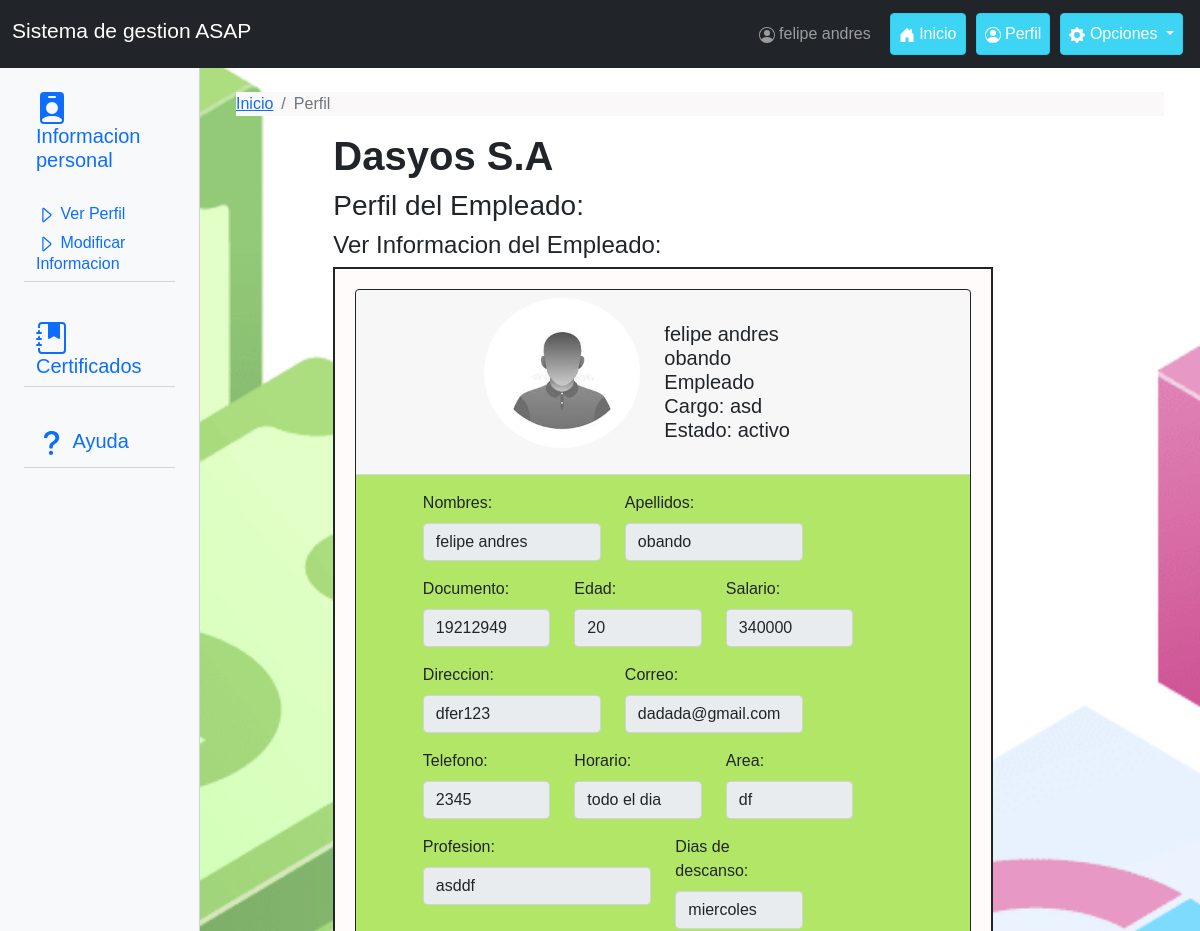
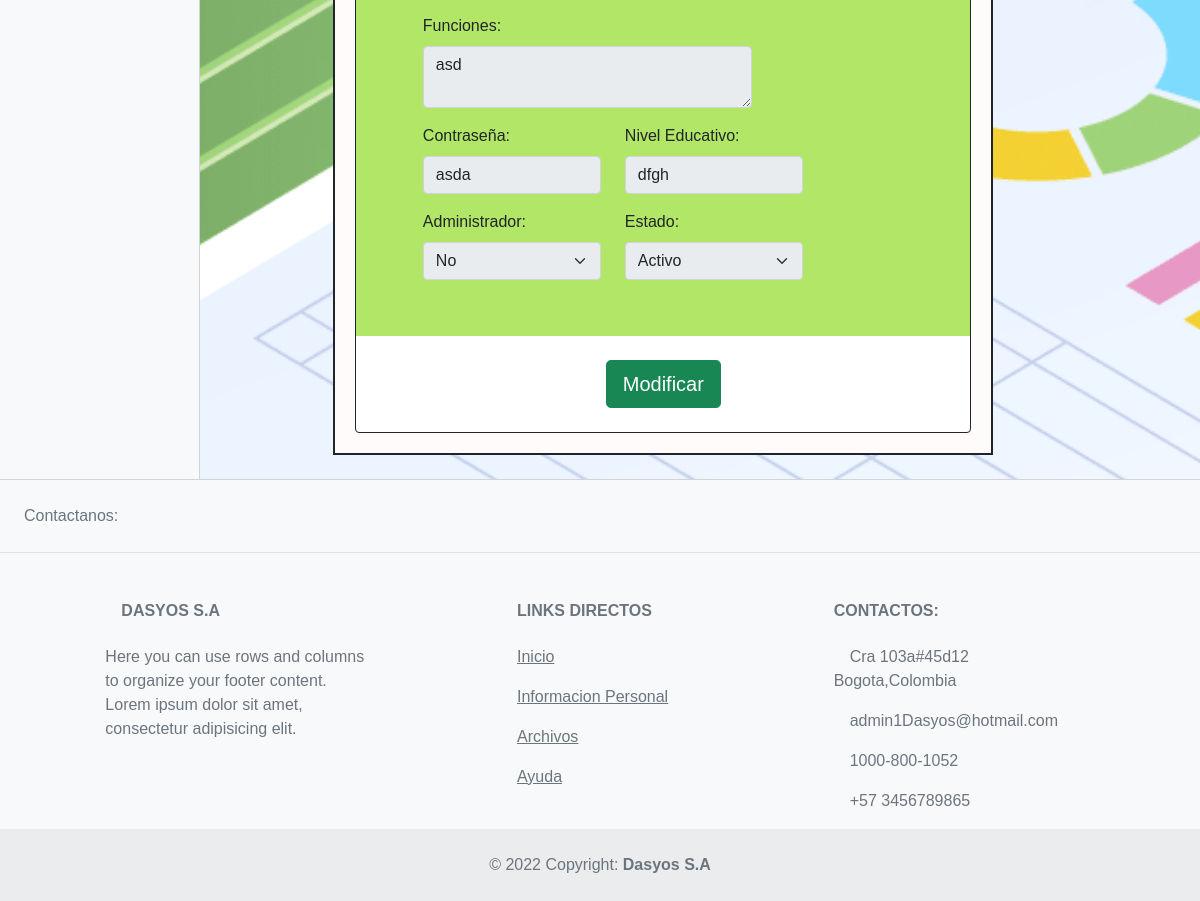
Screenshot of /usuario/Vista/perfil.php (signed in) with the database file from the repository (2 pictures, top to bottom).
### tables this page shows
CREATE TABLE `empleado` (
  `id_empleado` int(11) NOT NULL AUTO_INCREMENT,
  `Nombre_emp` varchar(30) NOT NULL,
  `Apellido_emp` varchar(30) NOT NULL,
  `Documento_emp` varchar(15) NOT NULL,
  `Edad_emp` int(11) NOT NULL,
  `Salario_emp` int(11) NOT NULL,
  `Direccion_emp` varchar(30) NOT NULL,
  `Correo_emp` varchar(30) NOT NULL,
  `Telefono_emp` varchar(15) NOT NULL,
  `Horario_emp` varchar(20) NOT NULL,
  `Estado_emp` enum('activo','inactivo') NOT NULL,
  `Cargo_emp` varchar(40) NOT NULL,
  `Area_emp` varchar(20) NOT NULL,
  `Funciones_emp` text NOT NULL,
  `Profesion_emp` text NOT NULL,
  `Diasdes_emp` varchar(30) NOT NULL,
  `Contraseña_usuario` varchar(20) NOT NULL,
  `NivelEducativo_emp` varchar(50) NOT NULL,
  `FechaAfiliacion_emp` date NOT NULL,
  `Admin` enum('si','no') NOT NULL,
  PRIMARY KEY (`id_empleado`),
  UNIQUE KEY `Documento_emp` (`Documento_emp`)
);

### usuario/Vista/perfil.php (the view, shortened to what this page needs)
<?php
$objCon = Conexion();
$sql = "select * from empleado where Documento_emp='$_SESSION[user]'";
$res = $objCon->query($sql);
$emp = $res->fetch_object();
?>
<!DOCTYPE html>
<html lang="es">
<head>
	<link href="../../css/Estilos.css" rel="stylesheet" type="text/css">
	<link href="https://cdn.jsdelivr.net/npm/bootstrap@5.1.3/dist/css/bootstrap.min.css" rel="stylesheet">
</head>
<body>
	<header>
		<nav class="navbar navbar-expand-lg navbar-dark static-top bg-dark">
			<div class="container-fluid">
				<div class="navbar-header">
					<a id="Barra" href="index.php" class="navbar-brand me-auto">
						<h4><small>Sistema de gestion ASAP</small></h4>
					</a>
				</div>
				<div class="collapse navbar-collapse justify-content-end" id="navbr">
					<ul class="nav navbar-nav">
						<li class="nav-item">
							<a href="#" class="btn btn-default boton nav-link">
								<span>
								</span>
								<?php echo $emp->Nombre_emp ?>
							</a>
						</li>
						<li class="nav-item">
							<a href="index.php" class="btn btn-info boton nav-link active">
								<span>
								</span>
								Inicio
							</a>
						</li>
						<li class="nav-item">
							<a href="#" class="btn btn-info boton nav-link active">
								<span>
								</span>
								Perfil
							</a>
						</li>
						<li class="nav-item dropdown">
							<a href="#" class="btn btn-info boton nav-link dropdown-toggle active" data-bs-toggle="dropdown">
								<span>
								</span>
								Opciones
							</a>
						</li>
					</ul>
				</div>
			</div>
		</nav>
	</header>
	<section class="container-fluid bg-light">
		<div class="main row">
			<aside class="col-xs-12 col-sm-2 col-md-3 col-lg-3 col-xl-2" style="border-right:1px solid #D3D4D3">
				<div class="container-fluid">
					<div class="row">
						<div class="mb-3 d-none d-md-block" style="border-bottom:1px solid #D3D4D3">
							<br />
							<a href="#seccion" class="links" style="padding:0px;" data-bs-toggle="collapse">
								<h5>
									<span>
									</span>
									Informacion personal
								</h5>
							</a>
							<div class="collapse show" id="seccion">
								<br />
								<div class="card card-body bg-light" style="border:0px;padding:0px;">
									<h6><a href="perfil.php" class="links">
											<span>
												<svg xmlns="http://www.w3.org/2000/svg" width="20" height="20" fill="currentColor" class="bi bi-caret-right" viewBox="0 0 16 16">
													<path d="M6 12.796V3.204L11.481 8 6 12.796zm.659.753 5.48-4.796a1 1 0 0 0 0-1.506L6.66 2.451C6.011 1.885 5 2.345 5 3.204v9.592a1 1 0 0 0 1.659.753z" />
												</svg>
											</span>
											Ver Perfil
										</a></h6>
									<h6><a href="perfil_mod.php" class="links">
											<span>
												<svg xmlns="http://www.w3.org/2000/svg" width="20" height="20" fill="currentColor" class="bi bi-caret-right" viewBox="0 0 16 16">
													<path d="M6 12.796V3.204L11.481 8 6 12.796zm.659.753 5.48-4.796a1 1 0 0 0 0-1.506L6.66 2.451C6.011 1.885 5 2.345 5 3.204v9.592a1 1 0 0 0 1.659.753z" />
												</svg>
											</span>
											Modificar Informacion
										</a></h6>
								</div>
							</div>
						</div>
						<div class="mb-3 d-none d-md-block" style="border-bottom:1px solid #D3D4D3">
							<br />
							<a href="#seccion2" class="links" style="padding:0px;" data-bs-toggle="collapse">
								<h5>
									Certificados
								</h5>
							</a>
						</div>
						<div class="mb-3 d-none d-md-block" style="border-bottom:1px solid #D3D4D3">
							<br />
							<a href="#seccion3" class="links" style="padding:0px;" data-bs-toggle="collapse">
								<h5>
									<span>
									</span>
									Ayuda
								</h5>
							</a>
						</div>
						<div class="d-none d-sm-block">
							<br /><br /><br /><br /><br /><br /><br /><br /><br />
						</div>
						<br />
					</div>
				</div>
			</aside>
			<article class="col-xs-12 col-sm-10 col-md-9 col-lg-9 col-xl-10" id="fondoCentral">
				<div class="container-fluid">
					<br />
					<nav style="background:#FBF8F9;" aria-label="breadcrumb">
						<ol class="breadcrumb">
							<li class="breadcrumb-item"><a href="index.php">Inicio</a></li>
							<li class="breadcrumb-item active" aria-current="page">Perfil</li>
						</ol>
					</nav>
					<div class="container">
						<h1 class="offset-xl-1" id="h1Inicio"><strong>Dasyos S.A </strong></h1>
						<h3 class="offset-xl-1">Perfil del Empleado:</h3>
						<h4 class="offset-xl-1">Ver Informacion del Empleado:</h4>
						<form action="perfil_mod.php" class="col-xl-9 offset-xl-1" style="background:#FEFBFA;border:2px solid;">
							<fieldset>
								<div class="card" style="border:1px solid">
									<div class="card-header">
										<div class="row mb-3 justify-content-center">
											<img src="../../img/usuario.jpg" class="rounded-circle img-fluid col-sm-4" style="width:180px;height:150px;">
											<h5 class="col-sm-4"><br />
												<?php echo $emp->Nombre_emp . " " . $emp->Apellido_emp ?>
												<br />
												<?php if ($emp->Admin == "si") {
													echo "Administrador";
												} else {
													echo "Empleado";
												}
												?>
												<br />
												Cargo: <?php echo $emp->Cargo_emp ?>
												<br />
												Estado: <?php echo $emp->Estado_emp ?>
												<br />
											</h5>
										</div>
									</div>
									<div class="card-body" style="background:#B2E666;">
										<div class="row mb-3">
											<div class="col-xs-12 col-sm-6 col-lg-5 offset-lg-1 col-xl-4">
												<label for="Nombre" class="form-label">Nombres:</label>
												<input class="form-control" type="text" name="nombre" value="<?php echo $emp->Nombre_emp ?>" disabled>
											</div>
											<div class="col-xs-12 col-sm-6 col-lg-5 col-xl-4">
												<label for="Apellido" class="form-label">Apellidos:</label>
												<input class="form-control" type="text" name="apellido" value="<?php echo $emp->Apellido_emp ?>" disabled>
											</div>
										</div>
										<div class="row mb-3">
											<div class="col-xs-12 col-sm-4 col-lg-4 offset-lg-1 col-xl-3">
												<label for="Documento" class="form-label">Documento:</label>
												<input class="form-control" type="text" name="documento" value="<?php echo $emp->Documento_emp ?>" disabled>
											</div>
											<div class="col-xs-12 col-sm-4 col-lg-3 col-xl-3">
												<label for="Edad" class="form-label">Edad:</label>
												<input class="form-control" type="number" name="edad" value="<?php echo $emp->Edad_emp ?>" disabled>
											</div>
											<div class="col-xs-12 col-sm-4 col-lg-3 col-xl-3">
												<label for="Salario" class="form-label">Salario:</label>
												<input class="form-control" type="number" name="salario" value="<?php echo $emp->Salario_emp ?>" disabled>
											</div>
										</div>
										<div class="row mb-3">
											<div class="col-xs-12 col-sm-6 col-lg-5 offset-lg-1 col-xl-4">
												<label for="Direccion" class="form-label">Direccion:</label>
												<input class="form-control" type="text" name="direccion" value="<?php echo $emp->Direccion_emp ?>" disabled>
											</div>
											<div class="col-xs-12 col-sm-6 col-lg-5 col-xl-4">
												<label for="Correo" class="form-label">Correo:</label>
												<input class="form-control" type="email" name="correo" value="<?php echo $emp->Correo_emp ?>" disabled>
											</div>
										</div>
										<div class="row mb-3">
											<div class="col-xs-12 col-sm-6 col-lg-4 offset-lg-2 col-xl-3 offset-xl-1">
												<label for="Telefono" class="form-label">Telefono:</label>
												<input class="form-control" type="text" name="telefono" value="<?php echo $emp->Telefono_emp ?>" disabled>
											</div>
											<div class="col-xs-12 col-sm-6 col-lg-4 col-xl-3">
												<label for="Horario" class="form-label">Horario:</label>
												<input class="form-control" type="text" name="Horario" value="<?php echo $emp->Horario_emp ?>" disabled>
											</div>
											<div class="col-xs-12 col-sm-6 col-lg-5 col-xl-3">
												<label for="Area" class="form-label">Area:</label>
												<input class="form-control" type="text" name="Area" value="<?php echo $emp->Area_emp ?>" disabled>
											</div>
										</div>
										<div class="row mb-3">
											<div class="col-xs-12 col-sm-6 col-lg-5 offset-lg-1 col-xl-5">
												<label for="Profesion" class="form-label">Profesion:</label>
												<input class="form-control" type="text" name="Profesion" value="<?php echo $emp->Profesion_emp ?>" disabled>
											</div>
											<div class="col-xs-12 col-sm-6 col-lg-5 col-xl-3">
												<label for="Dias_descanso" class="form-label">Dias de descanso:</label>
												<input class="form-control" type="text" name="Dias_descanso" value="<?php echo $emp->Diasdes_emp ?>" disabled>
											</div>
										</div>
										<div class="row mb-3">
											<div class="col-xs-12 col-sm-6 col-lg-5 offset-lg-1 col-xl-7">
												<label for="Funciones" class="form-label">Funciones:</label>
												<textarea name="Funciones" class="form-control" disabled><?php echo $emp->Funciones_emp ?>
						    </textarea>
											</div>
										</div>
										<div class="row mb-3">
											<div class="col-xs-12 col-sm-6 col-lg-5 offset-lg-1 col-xl-4">
												<label for="Contraseña" class="form-label">Contraseña:</label>
												<input name="Contraseña" class="form-control" type="text" value="<?php echo $emp->Contraseña_usuario ?>" disabled>
											</div>
											<div class="col-xs-12 col-sm-6 col-lg-5 col-xl-4">
												<label for="Educativo" class="form-label">Nivel Educativo:</label>
												<input name="Educativo" class="form-control" type="text" value="<?php echo $emp->NivelEducativo_emp ?>" disabled>
											</div>
										</div>
										<div class="row mb-3">
											<div class="col-xs-12 col-sm-6 col-lg-5 offset-lg-1 col-xl-4">
												<label for="Admin1" class="form-label">Administrador:</label>
												<select name="Admin1" class="form-select" disabled>
													<?php
													if ($emp->Admin == "si") {
													?>
														<option value="si">Si</option>
													<?php
													} else {
													?>
														<option value="no">No</option>
													<?php
													}
													?>
												</select>
											</div>
											<div class="col-xs-12 col-sm-6 col-lg-6 col-xl-4">
												<label for="Estado" class="form-label">Estado:</label>
												<select name="Admin1" class="form-select" disabled>
													<?php
													if ($emp->Estado_emp == "activo") {
													?>
														<option value="activo">Activo</option>
													<?php
													} else {
													?>
														<option value="inactivo">Inactivo</option>
													<?php
													}
													?>
												</select>
											</div>
										</div>
										<br />
									</div>
									<br />
									<center>
										<input type="submit" value="Modificar" class="btn btn-success btn-lg">
									</center>
									<br />
								</div>
							</fieldset>
						</form>
						<br />
					</div>
			</article>
	</section>
	<footer class="text-center text-lg-start bg-light text-muted col-xs-12" style="border-top:1px solid #D3D4D3;">
		<section class="d-flex justify-content-center justify-content-lg-between p-4 border-bottom">
			<div class="me-5 d-none d-lg-block">
				<span>Contactanos:</span>
			</div>
		</section>
		<section class="">
			<div class="container text-center text-md-start mt-5">
				<div class="row mt-3">
					<div class="col-md-3 col-lg-4 col-xl-3 mx-auto mb-4">
						<h6 class="text-uppercase fw-bold mb-4">
							<i class="fas fa-gem me-3"></i>Dasyos S.A
						</h6>
						<p>
							Here you can use rows and columns to organize your footer content. Lorem ipsum
							dolor sit amet, consectetur adipisicing elit.
						</p>
					</div>
					<div class="col-md-3 col-lg-2 col-xl-2 mx-auto mb-4">
						<h6 class="text-uppercase fw-bold mb-4">
							Links directos
						</h6>
						<p>
							<a href="index.php" class="text-reset">Inicio</a>
						</p>
						<p>
							<a href="#" class="text-reset">Informacion Personal</a>
						</p>
						<p>
							<a href="archivos.php" class="text-reset">Archivos</a>
						</p>
						<p>
							<a href="manual.php" class="text-reset">Ayuda</a>
						</p>
					</div>
					<div class="col-md-4 col-lg-3 col-xl-3 mx-auto mb-md-0 mb-4">
						<h6 class="text-uppercase fw-bold mb-4">
							Contactos:
						</h6>
						<p>
							<i class="fas fa-home me-3"></i>Cra 103a#45d12 Bogota,Colombia
						</p>
						<p>
							<i class="fas fa-envelope me-3"></i>admin1Dasyos@hotmail.com
						</p>
						<p><i class="fas fa-phone me-3"></i>1000-800-1052</p>
						<p><i class="fas fa-print me-3"></i>+57 3456789865</p>
					</div>
				</div>
			</div>
		</section>
		<div class="text-center p-4" style="background-color: rgba(0, 0, 0, 0.05);">
			© 2022 Copyright:
			<strong>Dasyos S.A</strong>
		</div>
	</footer>
</body>
</html>

### css/Estilos.css (style rules this page uses)
* { font-family:Arial,helvetica,verdana; }
body { background-image:url("../img/Borroso.jpg"); background-size: cover; background-position: center center; background-attachment: fixed; }
body:before { content: ""; position: absolute; height: 20%; width: 20%; background-image:url("../img/Borroso.jpg"); filter:blur(40px); z-index: -1; -webkit-transform: scale(5); -webkit-transform-origin: top left; }
form { padding:20px; }
.boton { margin:5px; }
.links { text-decoration:none; font-family:Arial,helvetica,verdana; }
h1 { font-family:Arial,helvetica,verdana; }
h3 { font-family:Arial,helvetica,verdana; }
h4 { font-family:Arial,helvetica,verdana; }
h5 { font-family:Arial,helvetica,verdana; }
h6 { font-family:Arial,helvetica,verdana; }
#h1Inicio { font-family:Cursive; }
#fondoCentral { background-image:url("../img/fondo1.jpg"); background-size: cover; background-position: center center; background-attachment: fixed; }

### rows the page displays
empleado: Nombre_emp "felipe andres", Apellido_emp "obando", Cargo_emp "asd", Estado_emp "activo", nombre "felipe andres", apellido "obando", documento "19212949", edad "20", salario "340000", direccion "dfer123", correo "dadada@gmail.com", telefono "2345", Horario "todo el dia", Area "df", Profesion "asddf", Dias_descanso "miercoles", Funciones "asd", Contraseña "asda", Educativo "dfgh", Admin1 "No", Admin1 "Activo"
